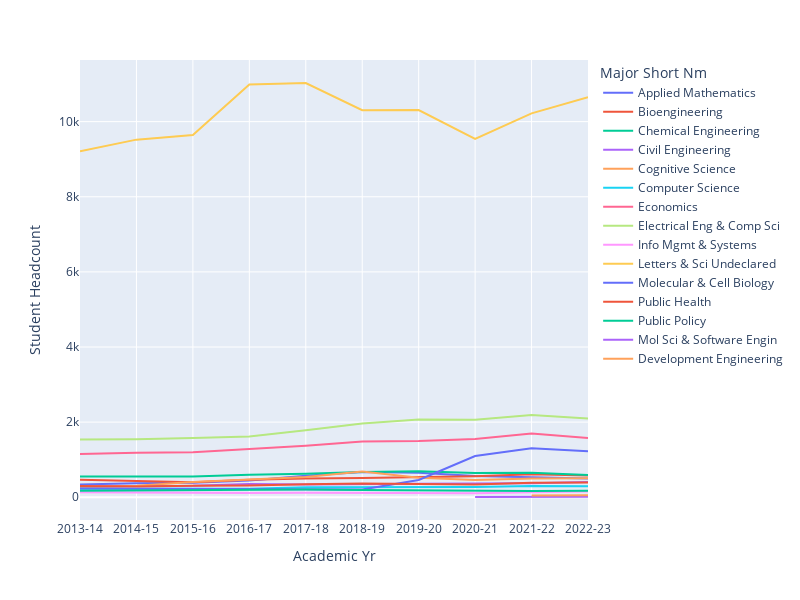

Write notebook code for a chart like this one.
### Code cell
fig = px.line(major_trends[major_trends["Major Short Nm"].isin(data100_top_20_majors.index)], 
                        x = "Academic Yr", y = "Student Headcount", color = "Major Short Nm")

fig.update_layout(autosize=False, width=800, height=600)
fig.show()

### Figure 1 — Plotly figure (JSON) as saved in the notebook; plotly's stock layout.template omitted (floating-point values rounded to 4 significant figures)
{"data": [{"hovertemplate": "Major Short Nm=Applied Mathematics<br>Academic Yr=%{x}<br>Student Headcount=%{y}<extra></extra>", "legendgroup": "Applied Mathematics", "line": {"color": "#636efa", "dash": "solid"}, "marker": {"symbol": "circle"}, "mode": "lines", "name": "Applied Mathematics", "orientation": "v", "showlegend": true, "type": "scatter", "x": ["2013-14", "2014-15", "2015-16", "2016-17", "2017-18", "2018-19", "2019-20", "2020-21", "2021-22", "2022-23"], "xaxis": "x", "y": [341.5, 374.5, 386.5, 443.5, 570.5, 670.5, 651, 566, 534.5, 497], "yaxis": "y"}, {"hovertemplate": "Major Short Nm=Bioengineering<br>Academic Yr=%{x}<br>Student Headcount=%{y}<extra></extra>", "legendgroup": "Bioengineering", "line": {"color": "#EF553B", "dash": "solid"}, "marker": {"symbol": "circle"}, "mode": "lines", "name": "Bioengineering", "orientation": "v", "showlegend": true, "type": "scatter", "x": ["2013-14", "2014-15", "2015-16", "2016-17", "2017-18", "2018-19", "2019-20", "2020-21", "2021-22", "2022-23"], "xaxis": "x", "y": [465, 431, 402, 468, 501, 511.5, 542, 556, 608.5, 576], "yaxis": "y"}, {"hovertemplate": "Major Short Nm=Chemical Engineering<br>Academic Yr=%{x}<br>Student Headcount=%{y}<extra></extra>", "legendgroup": "Chemical Engineering", "line": {"color": "#00cc96", "dash": "solid"}, "marker": {"symbol": "circle"}, "mode": "lines", "name": "Chemical Engineering", "orientation": "v", "showlegend": true, "type": "scatter", "x": ["2013-14", "2014-15", "2015-16", "2016-17", "2017-18", "2018-19", "2019-20", "2020-21", "2021-22", "2022-23"], "xaxis": "x", "y": [552, 543.5, 549.5, 599.5, 622.5, 673.5, 690, 647.5, 653.5, 595], "yaxis": "y"}, {"hovertemplate": "Major Short Nm=Civil Engineering<br>Academic Yr=%{x}<br>Student Headcount=%{y}<extra></extra>", "legendgroup": "Civil Engineering", "line": {"color": "#ab63fa", "dash": "solid"}, "marker": {"symbol": "circle"}, "mode": "lines", "name": "Civil Engineering", "orientation": "v", "showlegend": true, "type": "scatter", "x": ["2013-14", "2014-15", "2015-16", "2016-17", "2017-18", "2018-19", "2019-20", "2020-21", "2021-22", "2022-23"], "xaxis": "x", "y": [276.5, 300.5, 304.5, 349, 335.5, 355.5, 361, 364.5, 373, 408.5], "yaxis": "y"}, {"hovertemplate": "Major Short Nm=Cognitive Science<br>Academic Yr=%{x}<br>Student Headcount=%{y}<extra></extra>", "legendgroup": "Cognitive Science", "line": {"color": "#FFA15A", "dash": "solid"}, "marker": {"symbol": "circle"}, "mode": "lines", "name": "Cognitive Science", "orientation": "v", "showlegend": true, "type": "scatter", "x": ["2013-14", "2014-15", "2015-16", "2016-17", "2017-18", "2018-19", "2019-20", "2020-21", "2021-22", "2022-23"], "xaxis": "x", "y": [263, 308.5, 404, 475, 536.5, 685.5, 521.5, 460, 499.5, 505.5], "yaxis": "y"}, {"hovertemplate": "Major Short Nm=Computer Science<br>Academic Yr=%{x}<br>Student Headcount=%{y}<extra></extra>", "legendgroup": "Computer Science", "line": {"color": "#19d3f3", "dash": "solid"}, "marker": {"symbol": "circle"}, "mode": "lines", "name": "Computer Science", "orientation": "v", "showlegend": true, "type": "scatter", "x": ["2013-14", "2014-15", "2015-16", "2016-17", "2017-18", "2018-19", "2019-20", "2020-21", "2021-22", "2022-23"], "xaxis": "x", "y": [226.5, 226, 220.5, 223.5, 262.5, 262.5, 269.5, 269, 299.5, 294], "yaxis": "y"}, {"hovertemplate": "Major Short Nm=Economics<br>Academic Yr=%{x}<br>Student Headcount=%{y}<extra></extra>", "legendgroup": "Economics", "line": {"color": "#FF6692", "dash": "solid"}, "marker": {"symbol": "circle"}, "mode": "lines", "name": "Economics", "orientation": "v", "showlegend": true, "type": "scatter", "x": ["2013-14", "2014-15", "2015-16", "2016-17", "2017-18", "2018-19", "2019-20", "2020-21", "2021-22", "2022-23"], "xaxis": "x", "y": [1150, 1187, 1200.0, 1280.0, 1372, 1482.0, 1500.0, 1550, 1700.0, 1580.0], "yaxis": "y"}, {"hovertemplate": "Major Short Nm=Electrical Eng & Comp Sci<br>Academic Yr=%{x}<br>Student Headcount=%{y}<extra></extra>", "legendgroup": "Electrical Eng & Comp Sci", "line": {"color": "#B6E880", "dash": "solid"}, "marker": {"symbol": "circle"}, "mode": "lines", "name": "Electrical Eng & Comp Sci", "orientation": "v", "showlegend": true, "type": "scatter", "x": ["2013-14", "2014-15", "2015-16", "2016-17", "2017-18", "2018-19", "2019-20", "2020-21", "2021-22", "2022-23"], "xaxis": "x", "y": [1540, 1546.0, 1578.0, 1614.0, 1782.0, 1962.0, 2068.0, 2063, 2186, 2093], "yaxis": "y"}, {"hovertemplate": "Major Short Nm=Info Mgmt & Systems<br>Academic Yr=%{x}<br>Student Headcount=%{y}<extra></extra>", "legendgroup": "Info Mgmt & Systems", "line": {"color": "#FF97FF", "dash": "solid"}, "marker": {"symbol": "circle"}, "mode": "lines", "name": "Info Mgmt & Systems", "orientation": "v", "showlegend": true, "type": "scatter", "x": ["2013-14", "2014-15", "2015-16", "2016-17", "2017-18", "2018-19", "2019-20", "2020-21", "2021-22", "2022-23"], "xaxis": "x", "y": [129.5, 120, 109, 113.5, 118, 115, 119, 103.5, 132.5, 153], "yaxis": "y"}, {"hovertemplate": "Major Short Nm=Letters & Sci Undeclared<br>Academic Yr=%{x}<br>Student Headcount=%{y}<extra></extra>", "legendgroup": "Letters & Sci Undeclared", "line": {"color": "#FECB52", "dash": "solid"}, "marker": {"symbol": "circle"}, "mode": "lines", "name": "Letters & Sci Undeclared", "orientation": "v", "showlegend": true, "type": "scatter", "x": ["2013-14", "2014-15", "2015-16", "2016-17", "2017-18", "2018-19", "2019-20", "2020-21", "2021-22", "2022-23"], "xaxis": "x", "y": [9213, 9520.0, 9643, 10990, 11030.0, 10300.0, 10308, 9539, 10220.0, 10651], "yaxis": "y"}, {"hovertemplate": "Major Short Nm=Molecular & Cell Biology<br>Academic Yr=%{x}<br>Student Headcount=%{y}<extra></extra>", "legendgroup": "Molecular & Cell Biology", "line": {"color": "#636efa", "dash": "solid"}, "marker": {"symbol": "circle"}, "mode": "lines", "name": "Molecular & Cell Biology", "orientation": "v", "showlegend": true, "type": "scatter", "x": ["2013-14", "2014-15", "2015-16", "2016-17", "2017-18", "2018-19", "2019-20", "2020-21", "2021-22", "2022-23"], "xaxis": "x", "y": [232, 226, 229, 229.5, 219, 208, 460, 1098, 1304, 1226.0], "yaxis": "y"}, {"hovertemplate": "Major Short Nm=Public Health<br>Academic Yr=%{x}<br>Student Headcount=%{y}<extra></extra>", "legendgroup": "Public Health", "line": {"color": "#EF553B", "dash": "solid"}, "marker": {"symbol": "circle"}, "mode": "lines", "name": "Public Health", "orientation": "v", "showlegend": true, "type": "scatter", "x": ["2013-14", "2014-15", "2015-16", "2016-17", "2017-18", "2018-19", "2019-20", "2020-21", "2021-22", "2022-23"], "xaxis": "x", "y": [299, 284.5, 303, 310, 346.5, 368.5, 350.5, 337, 383.5, 393.5], "yaxis": "y"}, {"hovertemplate": "Major Short Nm=Public Policy<br>Academic Yr=%{x}<br>Student Headcount=%{y}<extra></extra>", "legendgroup": "Public Policy", "line": {"color": "#00cc96", "dash": "solid"}, "marker": {"symbol": "circle"}, "mode": "lines", "name": "Public Policy", "orientation": "v", "showlegend": true, "type": "scatter", "x": ["2013-14", "2014-15", "2015-16", "2016-17", "2017-18", "2018-19", "2019-20", "2020-21", "2021-22", "2022-23"], "xaxis": "x", "y": [175.5, 183.5, 194.5, 200.5, 205.5, 195, 178, 170.5, 163, 172], "yaxis": "y"}, {"hovertemplate": "Major Short Nm=Mol Sci & Software Engin<br>Academic Yr=%{x}<br>Student Headcount=%{y}<extra></extra>", "legendgroup": "Mol Sci & Software Engin", "line": {"color": "#ab63fa", "dash": "solid"}, "marker": {"symbol": "circle"}, "mode": "lines", "name": "Mol Sci & Software Engin", "orientation": "v", "showlegend": true, "type": "scatter", "x": ["2020-21", "2021-22", "2022-23"], "xaxis": "x", "y": [6, 9.5, 12], "yaxis": "y"}, {"hovertemplate": "Major Short Nm=Development Engineering<br>Academic Yr=%{x}<br>Student Headcount=%{y}<extra></extra>", "legendgroup": "Development Engineering", "line": {"color": "#FFA15A", "dash": "solid"}, "marker": {"symbol": "circle"}, "mode": "lines", "name": "Development Engineering", "orientation": "v", "showlegend": true, "type": "scatter", "x": ["2021-22", "2022-23"], "xaxis": "x", "y": [46, 53.5], "yaxis": "y"}], "layout": {"autosize": false, "height": 600, "legend": {"title": {"text": "Major Short Nm"}, "tracegroupgap": 0}, "margin": {"t": 60}, "width": 800, "xaxis": {"anchor": "y", "autorange": true, "domain": [0, 1], "range": [0, 9], "title": {"text": "Academic Yr"}, "type": "category"}, "yaxis": {"anchor": "x", "autorange": true, "domain": [0, 1], "range": [-606.4, 11640.0], "title": {"text": "Student Headcount"}, "type": "linear"}}}
